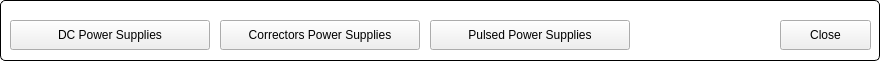
   <widget class="QGroupBox" name="titleGroupBox_2">
    <property name="geometry">
     <rect>
      <x>10</x>
      <y>340</y>
      <width>880</width>
      <height>61</height>
     </rect>
    </property>
    <property name="styleSheet">
     <string notr="true">QGroupBox {
 	background-color: rgb(255, 255, 255);
     border: 1px solid black;
     border-radius: 5px;
     margin-top: 0.5em;
 }
 
 QGroupBox::title {
     subcontrol-origin: margin;
     left: 10px;
     padding: 0 3px 0 3px;
 }</string>
    </property>
    <property name="title">
     <string/>
    </property>
    <widget class="QPushButton" name="btnClose">
     <property name="geometry">
      <rect>
       <x>780</x>
       <y>20</y>
       <width>91</width>
       <height>30</height>
      </rect>
     </property>
     <property name="text">
      <string>Close</string>
     </property>
    </widget>
    <widget class="QPushButton" name="btnOpenDC">
     <property name="geometry">
      <rect>
       <x>10</x>
       <y>20</y>
       <width>200</width>
       <height>30</height>
      </rect>
     </property>
     <property name="text">
      <string>DC Power Supplies</string>
     </property>
    </widget>
    <widget class="QPushButton" name="btnOpenCorrectors">
     <property name="geometry">
      <rect>
       <x>220</x>
       <y>20</y>
       <width>200</width>
       <height>30</height>
      </rect>
     </property>
     <property name="text">
      <string>Correctors Power Supplies</string>
     </property>
    </widget>
    <widget class="QPushButton" name="btnOpenPulsed">
     <property name="geometry">
      <rect>
       <x>430</x>
       <y>20</y>
       <width>200</width>
       <height>30</height>
      </rect>
     </property>
     <property name="text">
      <string>Pulsed Power Supplies</string>
     </property>
    </widget>
   </widget>
